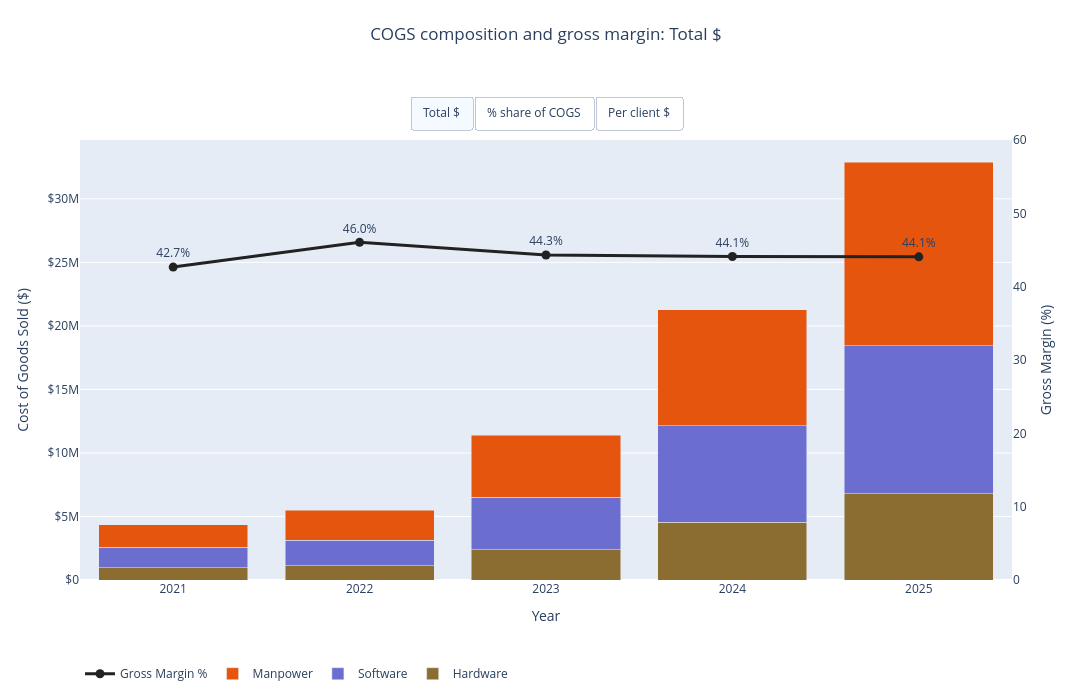

Write notebook code for a chart like this one.
### Code cell
# Three ways of reading the same cost stack. "Per client $" is the one that
# links this chart to Graph 1: manpower per client went up 78% ($61k to $109k)
# against 75% growth in profit per client, which is why margin stays near 44%.
g2_modes_elliot = {
    "Total $":         {"suffix": "", "axis": "Cost of Goods Sold ($)",
                        "tickprefix": "$", "tickformat": "~s"},
    "% share of COGS": {"suffix": " share", "axis": "Share of COGS (%)",
                        "tickprefix": "", "tickformat": ".0f"},
    "Per client $":    {"suffix": " per client", "axis": "COGS per client ($)",
                        "tickprefix": "$", "tickformat": "~s"},
}


def fig_cogs_elliot(data, mode="Total $", show_buttons=False):
    """Stacked bars of the three cost types, with gross margin on a second axis.

    The client type dropdown this chart used to have is gone. In the dashboard
    that filter sits in the navigation bar and controls all three charts, so
    having a second copy here would just be confusing.
    """
    if data.empty:
        return blank_figure("No clients match these filters")

    yearly = yearly_costs_elliot(data)
    mode_info = g2_modes_elliot[mode]
    fig = go.Figure()

    for component in cogs_components_elliot:
        # All three numbers go in customdata so the hover text stays right in
        # every mode. Using %{y} would label two of the three modes wrongly.
        fig.add_trace(go.Bar(
            x=yearly["YEAR"],
            y=yearly[component + mode_info["suffix"]],
            name=component.title(),
            marker_color=component_colours_elliot[component],
            customdata=np.stack([yearly[component],
                                 yearly[component + " share"],
                                 yearly[component + " per client"]], axis=-1),
            hovertemplate=component.title()
                          + ": $%{customdata[0]:,.0f}"
                            " | %{customdata[1]:.0f}% of COGS"
                            " | $%{customdata[2]:,.0f} per client<extra></extra>",
        ))

    # Margin is a percentage, so it looks the same in all three modes.
    fig.add_trace(go.Scatter(
        x=yearly["YEAR"],
        y=yearly["margin"],
        name="Gross Margin %",
        mode="lines+markers+text",
        text=yearly["margin"].round(1).astype(str) + "%",
        textposition="top center",
        line={"color": "#222222", "width": 3},
        marker={"size": 9},
        yaxis="y2",                              # second axis, percent not dollars
        hovertemplate="Margin: %{y:.1f}%<extra></extra>",
    ))

    fig.update_layout(
        barmode="stack",
        title={"text": "COGS composition and gross margin: " + mode,
               "x": 0.5, "xanchor": "center", "y": 0.96, "yanchor": "top"},
        xaxis={"title": "Year", "tickmode": "linear", "dtick": 1},
        yaxis={"title": mode_info["axis"], "tickprefix": mode_info["tickprefix"],
               "tickformat": mode_info["tickformat"]},
        yaxis2={"title": "Gross Margin (%)", "overlaying": "y", "side": "right",
                "range": [0, 60], "showgrid": False},
        hovermode="x",
        legend={"orientation": "h", "y": -0.18},
        height=700 if show_buttons else DASH_CHART_HEIGHT,
        # The dashboard version has no buttons above the title, so it can
        # give the top margin back to the plot itself.
        margin={"t": 140 if show_buttons else 46, "b": 80},
    )

    if show_buttons:
        buttons = []
        for name, info in g2_modes_elliot.items():
            y_values = [list(yearly[component + info["suffix"]])
                        for component in cogs_components_elliot]
            y_values.append(list(yearly["margin"]))       # margin line is unchanged
            buttons.append({
                "label": name,
                "method": "update",
                "args": [{"y": y_values},
                         {"yaxis.title.text": info["axis"],
                          "yaxis.tickprefix": info["tickprefix"],
                          "yaxis.tickformat": info["tickformat"],
                          "title.text": "COGS composition and gross margin: " + name}],
            })
        fig.update_layout(
            width = 1100,
            updatemenus=[{"type": "buttons", "direction": "right",
                          "buttons": buttons, "x": 0.5, "xanchor": "center",
                          "y": 1.10, "yanchor": "top", "showactive": True}])

    return fig


fig_cogs_elliot(base_df_elliot, show_buttons=True).show()

### Figure 1 — Plotly figure (JSON) as saved in the notebook; plotly's stock layout.template omitted (floating-point values rounded to 4 significant figures)
{"data": [{"customdata": [[982459, 22.6, 33880.0], [1128725, 20.57, 26870.0], [2400758, 21.06, 32440.0], [4546884, 21.39, 39880.0], [6775006, 20.59, 50940.0]], "hovertemplate": "Hardware: $%{customdata[0]:,.0f} | %{customdata[1]:.0f}% of COGS | $%{customdata[2]:,.0f} per client<extra></extra>", "marker": {"color": "#8c6d31"}, "name": "Hardware", "type": "bar", "x": [2021, 2022, 2023, 2024, 2025], "y": [982459, 1128725, 2400758, 4546884, 6775006]}, {"customdata": [[1592882, 36.64, 54930.0], [1987706, 36.22, 47330.0], [4116084, 36.12, 55620.0], [7599530, 35.74, 66660.0], [11658495, 35.44, 87660.0]], "hovertemplate": "Software: $%{customdata[0]:,.0f} | %{customdata[1]:.0f}% of COGS | $%{customdata[2]:,.0f} per client<extra></extra>", "marker": {"color": "#6b6ecf"}, "name": "Software", "type": "bar", "x": [2021, 2022, 2023, 2024, 2025], "y": [1592882, 1987706, 4116084, 7599530, 11658495]}, {"customdata": [[1771571, 40.75, 61090.0], [2370926, 43.21, 56450.0], [4880118, 42.82, 65950.0], [9114745, 42.87, 79950.0], [14466160, 43.97, 108800.0]], "hovertemplate": "Manpower: $%{customdata[0]:,.0f} | %{customdata[1]:.0f}% of COGS | $%{customdata[2]:,.0f} per client<extra></extra>", "marker": {"color": "#e6550d"}, "name": "Manpower", "type": "bar", "x": [2021, 2022, 2023, 2024, 2025], "y": [1771571, 2370926, 4880118, 9114745, 14466160]}, {"hovertemplate": "Margin: %{y:.1f}%<extra></extra>", "line": {"color": "#222222", "width": 3}, "marker": {"size": 9}, "mode": "lines+markers+text", "name": "Gross Margin %", "text": ["42.7%", "46.0%", "44.3%", "44.1%", "44.1%"], "textposition": "top center", "type": "scatter", "x": [2021, 2022, 2023, 2024, 2025], "y": [42.67, 46.04, 44.32, 44.11, 44.07], "yaxis": "y2"}], "layout": {"barmode": "stack", "height": 700, "hovermode": "x", "legend": {"orientation": "h", "y": -0.18}, "margin": {"b": 80, "t": 140}, "title": {"text": "COGS composition and gross margin: Total $", "x": 0.5, "xanchor": "center", "y": 0.96, "yanchor": "top"}, "updatemenus": [{"buttons": [{"args": [{"y": [[982459, 1128725, 2400758, 4546884, 6775006], [1592882, 1987706, 4116084, 7599530, 11658495], [1771571, 2370926, 4880118, 9114745, 14466160], [42.67, 46.04, 44.32, 44.11, 44.07]]}, {"title.text": "COGS composition and gross margin: Total $", "yaxis.tickformat": "~s", "yaxis.tickprefix": "$", "yaxis.title.text": "Cost of Goods Sold ($)"}], "label": "Total $", "method": "update"}, {"args": [{"y": [[22.6, 20.57, 21.06, 21.39, 20.59], [36.64, 36.22, 36.12, 35.74, 35.44], [40.75, 43.21, 42.82, 42.87, 43.97], [42.67, 46.04, 44.32, 44.11, 44.07]]}, {"title.text": "COGS composition and gross margin: % share of COGS", "yaxis.tickformat": ".0f", "yaxis.tickprefix": "", "yaxis.title.text": "Share of COGS (%)"}], "label": "% share of COGS", "method": "update"}, {"args": [{"y": [[33880.0, 26870.0, 32440.0, 39880.0, 50940.0], [54930.0, 47330.0, 55620.0, 66660.0, 87660.0], [61090.0, 56450.0, 65950.0, 79950.0, 108800.0], [42.67, 46.04, 44.32, 44.11, 44.07]]}, {"title.text": "COGS composition and gross margin: Per client $", "yaxis.tickformat": "~s", "yaxis.tickprefix": "$", "yaxis.title.text": "COGS per client ($)"}], "label": "Per client $", "method": "update"}], "direction": "right", "showactive": true, "type": "buttons", "x": 0.5, "xanchor": "center", "y": 1.1, "yanchor": "top"}], "width": 1100, "xaxis": {"dtick": 1, "tickmode": "linear", "title": {"text": "Year"}}, "yaxis": {"tickformat": "~s", "tickprefix": "$", "title": {"text": "Cost of Goods Sold ($)"}}, "yaxis2": {"overlaying": "y", "range": [0, 60], "showgrid": false, "side": "right", "title": {"text": "Gross Margin (%)"}}}}
